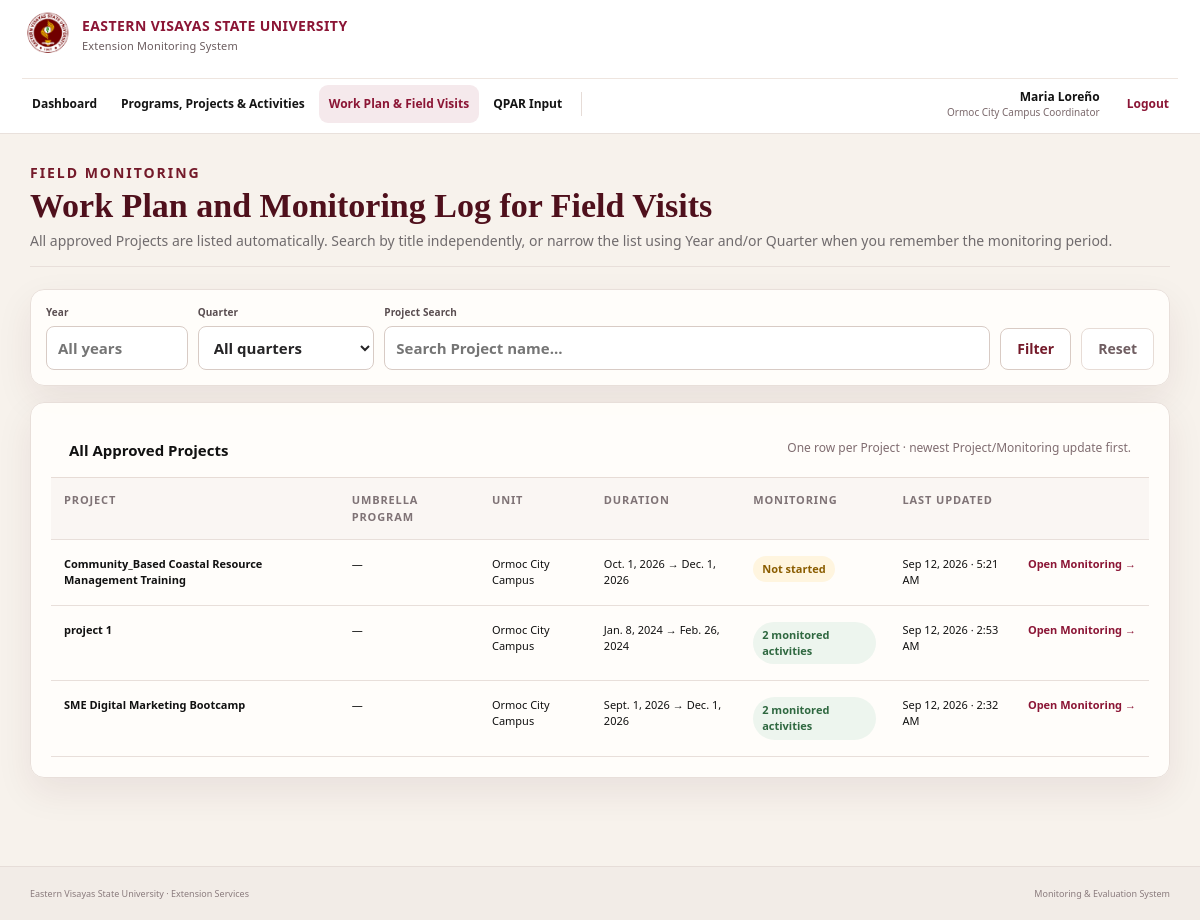
The page /field-visits/ (signed in) on the database its author committed.
### dashboard/models.py (models this page shows, shortened)
class PPA(models.Model):
    PROGRAM = 'PROGRAM'
    PROJECT = 'PROJECT'
    TYPES = [(PROGRAM, 'Program'), (PROJECT, 'Project')]
    DRAFT = 'DRAFT'
    SAVED = 'SAVED'
    WORKFLOW = [(DRAFT, 'Draft'), (SAVED, 'Saved')]
    PARTNER_TYPES = [
        ('LGU', 'LGU'),
        ('INDUSTRY', 'Industry'),
        ('SME', 'SME'),
        ('OTHERS', 'Others'),
    ]
    created_by = models.ForeignKey(settings.AUTH_USER_MODEL, on_delete=models.PROTECT, related_name='created_ppas')
    unit = models.ForeignKey(Unit, on_delete=models.PROTECT, related_name='ppas')
    ppa_type = models.CharField(max_length=10, choices=TYPES)
    umbrella_program = models.ForeignKey(
        'self', null=True, blank=True, on_delete=models.SET_NULL,
        limit_choices_to={'ppa_type': PROGRAM}, related_name='projects'
    )
    workflow_status = models.CharField(max_length=10, choices=WORKFLOW, default=DRAFT)
    notice_to_proceed_no = models.CharField(max_length=120, blank=True)
    special_order_no = models.CharField(max_length=120, blank=True)
    title = models.CharField(max_length=300)
    proponents = models.TextField(blank=True)
    partner_category = models.CharField(max_length=20, choices=PARTNER_TYPES, blank=True)
    partner_name = models.CharField(max_length=240, blank=True)
    with_moa_mou = models.BooleanField(default=False)
    board_confirmed = models.BooleanField(default=False)
    board_resolution_no = models.CharField(max_length=120, blank=True)
    board_resolution_date = models.DateField(null=True, blank=True)
    leader_name = models.CharField(max_length=180, blank=True)
    leader_position = models.CharField(max_length=180, blank=True)
    leader_contact = models.CharField(max_length=220, blank=True)
    assistant_name = models.CharField(max_length=180, blank=True)
    assistant_position = models.CharField(max_length=180, blank=True)
    assistant_contact = models.CharField(max_length=220, blank=True)
    members = models.TextField(blank=True, help_text='One member per line')
    clientele = models.TextField(blank=True)
    target_area = models.CharField(max_length=260, blank=True)
    start_date = models.DateField(null=True, blank=True)
    end_date = models.DateField(null=True, blank=True)
    project_cost = models.DecimalField(max_digits=14, decimal_places=2, null=True, blank=True)
    funding_source = models.CharField(max_length=240, blank=True)
    urdea = models.TextField(blank=True)
    sdgs = models.TextField(blank=True)
    termination_date = models.DateField(null=True, blank=True)
    created_at = models.DateTimeField(auto_now_add=True)
    updated_at = models.DateTimeField(auto_now=True)
    class Meta:
        ordering = ['-updated_at', 'title']

class Unit(models.Model):
    SCHOOL = 'SCHOOL'
    CAMPUS = 'CAMPUS'
    OFFICE = 'OFFICE'
    TYPES = [(SCHOOL, 'School'), (CAMPUS, 'Campus'), (OFFICE, 'Office')]
    code = models.CharField(max_length=20, unique=True)
    name = models.CharField(max_length=120)
    unit_type = models.CharField(max_length=12, choices=TYPES)
    campus_name = models.CharField(max_length=120, default='Main Campus')
    active = models.BooleanField(default=True)
    class Meta:
        ordering = ['unit_type', 'name']

class FieldVisitLog(models.Model):
    project = models.ForeignKey(
        PPA, on_delete=models.PROTECT, related_name='field_visit_logs',
        limit_choices_to={'ppa_type': PPA.PROJECT}
    )
    year = models.PositiveIntegerField()
    quarter = models.PositiveSmallIntegerField(choices=[(1, '1st Quarter'), (2, '2nd Quarter'), (3, '3rd Quarter'), (4, '4th Quarter')])
    evaluation = models.TextField(blank=True)
    partner_representative_name = models.CharField(max_length=180, blank=True)
    partner_representative_postnominals = models.CharField(max_length=120, blank=True)
    created_by = models.ForeignKey(settings.AUTH_USER_MODEL, on_delete=models.PROTECT, related_name='field_visit_logs')
    updated_at = models.DateTimeField(auto_now=True)
    class Meta:
        ordering = ['-updated_at', '-year', '-quarter', 'project__title']

### dashboard/views.py (the view)
# urls.py: path('field-visits/', views.field_visit_list, name='field_visit_list'),
@login_required
def field_visit_list(request):
    require_roles(request.user, UserProfile.COORDINATOR, UserProfile.ME_HEAD, UserProfile.DIRECTOR)
    today = timezone.localdate()
    raw_year = (request.GET.get('year') or '').strip()
    raw_quarter = (request.GET.get('quarter') or '').strip()
    try:
        year = int(raw_year) if raw_year else None
    except (TypeError, ValueError):
        year = None
    try:
        quarter = int(raw_quarter) if raw_quarter else None
    except (TypeError, ValueError):
        quarter = None
    if quarter not in (None, 1, 2, 3, 4):
        quarter = None
    unit_id = request.GET.get('unit') or ''
    query = (request.GET.get('q') or '').strip()
    base_projects = unit_scope(request.user, PPA.objects.filter(
        ppa_type=PPA.PROJECT,
        workflow_status=PPA.SAVED,
    )).select_related('unit', 'umbrella_program', 'created_by').prefetch_related('activities')
    if unit_id and get_role(request.user) != UserProfile.COORDINATOR:
        base_projects = base_projects.filter(unit_id=unit_id)
    if query:
        base_projects = base_projects.filter(Q(title__icontains=query) | Q(umbrella_program__title__icontains=query))
    projects = base_projects.distinct()
    if year and quarter:
        start, end = quarter_bounds(year, quarter)
        projects = projects.filter(
            Q(start_date__lte=end, end_date__gte=start) |
            Q(activities__date__range=(start, end))
        ).distinct()
    elif year:
        ystart, yend = date(year, 1, 1), date(year, 12, 31)
        projects = projects.filter(
            Q(start_date__lte=yend, end_date__gte=ystart) |
            Q(activities__date__year=year)
        ).distinct()
    elif quarter:
        months = {1: (1, 2, 3), 2: (4, 5, 6), 3: (7, 8, 9), 4: (10, 11, 12)}[quarter]
        projects = projects.filter(
            Q(start_date__month__in=months) | Q(end_date__month__in=months) |
            Q(activities__date__month__in=months)
        ).distinct()
    monitor_year = year or today.year
    monitor_quarter = quarter or ((today.month - 1) // 3) + 1
    deduped = {}
    for project in projects.order_by('-updated_at', '-pk'):
        identity = (project.notice_to_proceed_no or project.special_order_no or project.title).strip().casefold()
        key = (project.unit_id, identity)
        if key not in deduped:
            deduped[key] = project
    rows = []
    for project in deduped.values():
        logs = FieldVisitLog.objects.filter(project=project)
        if year:
            logs = logs.filter(year=year)
        if quarter:
            logs = logs.filter(quarter=quarter)
        latest_log = logs.order_by('-updated_at', '-pk').first()
        rows.append({
            'project': project,
            'log': latest_log,
            'last_updated': latest_log.updated_at if latest_log else project.updated_at,
            'entries': latest_log.entries.count() if latest_log else 0,
        })
    rows.sort(key=lambda row: row['last_updated'], reverse=True)
    title_source = unit_scope(request.user, PPA.objects.filter(
        ppa_type=PPA.PROJECT, workflow_status=PPA.SAVED
    )).order_by('title').values_list('title', flat=True).distinct()
    return render(request, 'dashboard/field_visit_list.html', {
        'rows': rows,
        'units': Unit.objects.filter(active=True).exclude(unit_type=Unit.OFFICE),
        'filter_year': year or '',
        'filter_quarter': quarter or '',
        'filter_unit': str(unit_id),
        'filter_q': query,
        'project_titles': list(title_source),
        'monitor_year': monitor_year,
        'monitor_quarter': monitor_quarter,
    })

### dashboard/views.py (called while the page is built)
def get_profile(user):
    try:
        return user.evsu_profile
    except Exception:
        return None

def get_role(user):
    if user.is_superuser:
        return UserProfile.ME_HEAD
    p = get_profile(user)
    return p.role if p else ''

def require_roles(user, *roles):
    if get_role(user) not in roles:
        raise PermissionDenied

def unit_scope(user, qs):
    if get_role(user) == UserProfile.COORDINATOR:
        p = get_profile(user)
        return qs.filter(unit=p.unit) if p and p.unit else qs.none()
    return qs

### dashboard/templates/dashboard/field_visit_list.html (shortened to what this page needs)
{% extends 'dashboard/base.html' %}
{% block content %}
<div class="page-title">
  <div><p class="eyebrow">FIELD MONITORING</p><h1>Work Plan and Monitoring Log for Field Visits</h1><p>All approved Projects are listed automatically. Search by title independently, or narrow the list using Year and/or Quarter when you remember the monitoring period.</p></div>
</div>
<form method="get" class="card smart-filterbar field-filterbar">
  <label>Year<input type="number" name="year" value="{{filter_year}}" min="2000" max="2100" placeholder="All years"></label>
  <label>Quarter<select name="quarter"><option value="">All quarters</option></select></label>
  <label class="grow-filter">Project Search<input name="q" value="{{filter_q}}" list="projectTitleSuggestions" placeholder="Search Project name..."></label>
  <button class="secondary">Filter</button>
  <a class="ghost-btn" href="{% url 'field_visit_list' %}">Reset</a>
</form>
<section class="card table-scroll">
  <div class="list-context">
    <b>{% if filter_year or filter_quarter %}Filtered Projects{% else %}All Approved Projects{% endif %}</b>
    <span>One row per Project · newest Project/Monitoring update first.</span>
  </div>
  <table class="data roomy-table">
    <thead><tr><th>Project</th><th>Umbrella Program</th><th>Unit</th><th>Duration</th><th>Monitoring</th><th>Last Updated</th><th></th></tr></thead>
    <tbody>
    {% for row in rows %}
      <tr>
        <td><b>{{row.project.title}}</b></td>
        <td>{{row.project.umbrella_program.title|default:'—'}}</td>
        <td>{{row.project.unit.name}}</td>
        <td>{{row.project.start_date|default:'—'}} → {{row.project.end_date|default:'—'}}</td>
        <td>{% if row.log %}<span class="status-badge saved">{{row.entries}} monitored activities</span>{% else %}<span class="status-badge draft">Not started</span>{% endif %}</td>
        <td>{{row.last_updated|date:'M j, Y · g:i A'}}</td>
        <td><a class="row-action" href="{% url 'field_visit_monitor' row.project.pk %}?year={{monitor_year}}&quarter={{monitor_quarter}}">{% if current_role == 'COORDINATOR' %}Open Monitoring →{% else %}View Monitoring →{% endif %}</a></td>
      </tr>
    {% empty %}<tr><td colspan="7" class="empty-cell">No approved Projects match the current search/filter.</td></tr>{% endfor %}
    </tbody>
  </table>
</section>
{% endblock %}

### dashboard/static/dashboard/css/app.v6.css (style rules this page uses)
:root { --maroon:#741a2a;--maroon-deep:#4f101c;--maroon-soft:#8d2d3e;--gold:#d6aa4b;--gold-soft:#f3e6c2; --cream:#f7f4ef;--paper:#fffdfa;--ink:#252426;--muted:#706b6d;--line:#e8dfda;--line-strong:#d9cbc4; --success:#2f7a58;--warning:#b4791f;--danger:#a83a42;--shadow:0 14px 36px rgba(78,26,34,.08); }
* { box-sizing:border-box }
html { scroll-behavior:smooth }
body { margin:0;font-family:"Segoe UI",Inter,Arial,sans-serif;color:var(--ink);background:linear-gradient(180deg,#fbf9f6 0,#f6f2ed 100%);line-height:1.45 }
a { color:var(--maroon);text-decoration:none }
button,input,select,textarea { font:inherit }
button { cursor:pointer }
.page-title { display:flex;justify-content:space-between;align-items:flex-end;gap:22px;margin:4px 0 22px;padding-bottom:15px;border-bottom:1px solid var(--line) }
.page-title h1 { font-family:Georgia,"Times New Roman",serif;font-size:31px;line-height:1.15;color:var(--maroon-deep);margin:3px 0 5px }
.page-title p { margin:0;color:var(--muted) }
.eyebrow { font-weight:800;letter-spacing:.14em;font-size:10px;color:var(--maroon)!important;text-transform:uppercase }
.primary,.secondary { border-radius:8px;padding:10px 15px;font-weight:700;cursor:pointer;display:inline-flex;align-items:center;justify-content:center;gap:6px;transition:.16s ease }
.secondary { background:#fff;color:var(--maroon);border:1px solid var(--line-strong) }
.card { background:rgba(255,253,250,.96);border:1px solid var(--line);border-radius:14px;padding:20px;margin-bottom:18px;box-shadow:var(--shadow);position:relative }
.card:before { content:"";position:absolute;left:0;top:22px;bottom:22px;width:2px;border-radius:3px;background:transparent }
.table-scroll { overflow:auto }
.data { border-collapse:separate;border-spacing:0;width:100%;min-width:720px }
.data th,.data td { padding:11px 10px;border-bottom:1px solid var(--line);text-align:left;vertical-align:top }
.data th { font-size:9px;text-transform:uppercase;letter-spacing:.08em;color:#7f7376;background:#faf6f3;position:sticky;top:0;z-index:1 }
.data td { font-size:11px }
.form-section label,.formstack label,.card>label { display:block;font-size:10px;font-weight:800;color:#5a4e51;letter-spacing:.01em }
label input,label select,label textarea,.formstack input,.formstack select,.formstack textarea,.filterbar input,.filterbar select,.inline input { width:100%;margin-top:6px;border:1px solid #d8cbc5;border-radius:8px;padding:10px 11px;background:#fff;color:var(--ink);outline:none;transition:border-color .15s,box-shadow .15s }
:root { --ref-maroon:#8b1535;--ref-maroon-dark:#74102b;--ref-gold:#d5a300;--ref-bg:#f7f2ec;--ref-line:#e7dcd6;--ref-ink:#111;--ref-muted:#725f63 }
body { background:var(--ref-bg);font-family:"Segoe UI",Arial,sans-serif;color:var(--ref-ink) }
html { font-size:16px }
body { font-size:15px;line-height:1.48 }
.page-title h1 { font-size:34px }
.page-title p { font-size:14px }
.eyebrow { font-size:12px }
label { font-size:14px;font-weight:700;color:#2a2224 }
input,select,textarea { font-size:15px;min-height:44px;padding:10px 12px }
.primary,.secondary,.ghost-btn,.outline-action,button.primary,button.secondary { font-size:14px;min-height:42px;padding:10px 16px;font-weight:800 }
.data { font-size:13px }
.data th { font-size:11px }
.data td,.data th { padding:14px 13px }
.roomy-table td { padding-top:16px;padding-bottom:16px }
.row-action { font-weight:800;color:var(--ref-maroon);white-space:nowrap }
.smart-filterbar { display:flex;gap:10px;align-items:end;padding:15px;margin-bottom:14px;flex-wrap:wrap }
.smart-filterbar label { min-width:135px }
.smart-filterbar .grow-filter { flex:1;min-width:230px }
.smart-filterbar input,.smart-filterbar select { width:100% }
.ghost-btn { display:inline-grid;place-items:center;border:1px solid var(--ref-line);background:#fff;color:#6f5d61;border-radius:8px;text-decoration:none }
.status-badge { display:inline-block;padding:5px 9px;border-radius:99px;font-size:11px;font-weight:800 }
.status-badge.saved { background:#edf5ee;color:#2f6840 }
.status-badge.draft { background:#fff5df;color:#8b5d00 }
.list-context { display:flex;justify-content:space-between;gap:20px;padding:16px 18px;border-bottom:1px solid var(--ref-line) }
.list-context span { font-size:12px;color:#806d71 }
.field-filterbar { margin-bottom:16px }

### dashboard/templates/dashboard/base.html (style rules this page uses)
html,body { margin:0 }

### rows shown on the page
PPA: project "Community_Based Coastal Resource Management Training", project.umbrella_program "—", project.unit.name "Ormoc City Campus", project.start_date "Oct. 1, 2026", project.end_date "Dec. 1, 2026", shows "Not started", last_updated "Sep 12, 2026 · 5:21 AM"
PPA: project "project 1", project.umbrella_program "—", project.unit.name "Ormoc City Campus", project.start_date "Jan. 8, 2024", project.end_date "Feb. 26, 2024", entries "2", last_updated "Sep 12, 2026 · 2:53 AM"
PPA: project "SME Digital Marketing Bootcamp", project.umbrella_program "—", project.unit.name "Ormoc City Campus", project.start_date "Sept. 1, 2026", project.end_date "Dec. 1, 2026", entries "2", last_updated "Sep 12, 2026 · 2:32 AM"

### other values the page prints
{{ current_user_name }} "Maria Loreño"
{{ current_role_label }} "Ormoc City Campus Coordinator"
